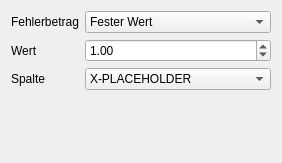
            <widget class="QWidget" name="page_14">
             <property name="geometry">
              <rect>
               <x>0</x>
               <y>0</y>
               <width>282</width>
               <height>163</height>
              </rect>
             </property>
             <attribute name="label">
              <string>Fehler y-Achse</string>
             </attribute>
             <layout class="QFormLayout" name="formLayout">
              <item row="0" column="0">
               <widget class="QLabel" name="label_27">
                <property name="text">
                 <string>Fehlerbetrag</string>
                </property>
               </widget>
              </item>
              <item row="0" column="1">
               <widget class="QComboBox" name="errorType">
                <item>
                 <property name="text">
                  <string>Fester Wert</string>
                 </property>
                </item>
                <item>
                 <property name="text">
                  <string>Prozentsatz</string>
                 </property>
                </item>
                <item>
                 <property name="text">
                  <string>Standardabweichung</string>
                 </property>
                </item>
                <item>
                 <property name="text">
                  <string>Standardfehler</string>
                 </property>
                </item>
                <item>
                 <property name="text">
                  <string>Benutzerdefiniert</string>
                 </property>
                </item>
               </widget>
              </item>
              <item row="1" column="0">
               <widget class="QLabel" name="errorTypeLabel">
                <property name="text">
                 <string>Wert</string>
                </property>
               </widget>
              </item>
              <item row="1" column="1">
               <widget class="QDoubleSpinBox" name="errorValue">
                <property name="decimals">
                 <number>2</number>
                </property>
                <property name="minimum">
                 <double>0.000000000000000</double>
                </property>
                <property name="maximum">
                 <double>100.000000000000000</double>
                </property>
                <property name="singleStep">
                 <double>0.100000000000000</double>
                </property>
                <property name="value">
                 <double>1.000000000000000</double>
                </property>
               </widget>
              </item>
              <item row="2" column="0">
               <widget class="QLabel" name="customErrorLabel">
                <property name="text">
                 <string>Spalte</string>
                </property>
               </widget>
              </item>
              <item row="2" column="1">
               <widget class="QComboBox" name="errorIndicatorColumn">
                <item>
                 <property name="text">
                  <string>X-PLACEHOLDER</string>
                 </property>
                </item>
               </widget>
              </item>
             </layout>
            </widget>
